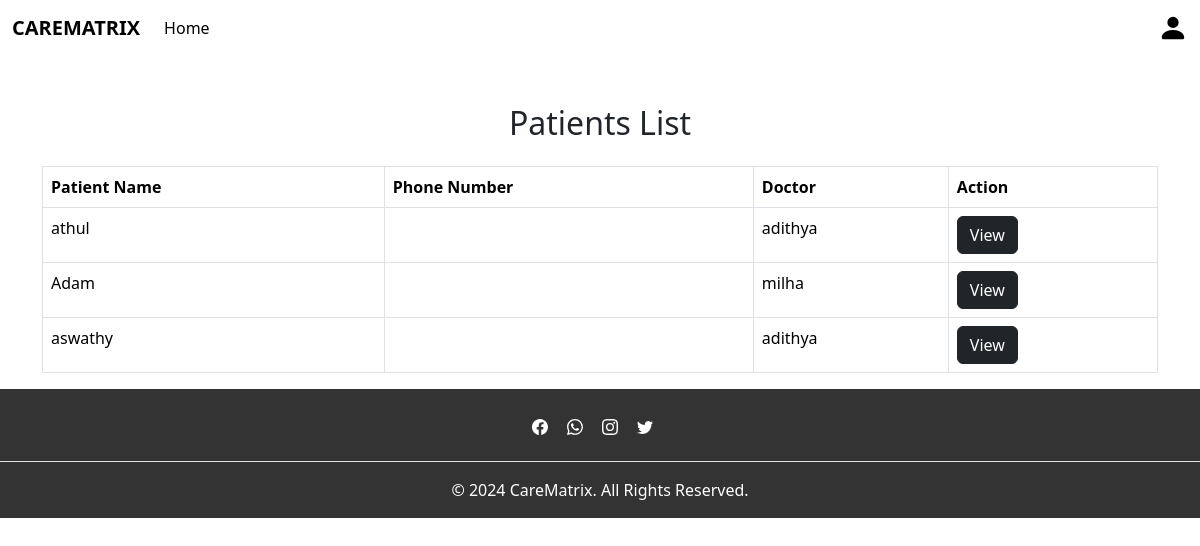
Before: /patients_list with the older database file.
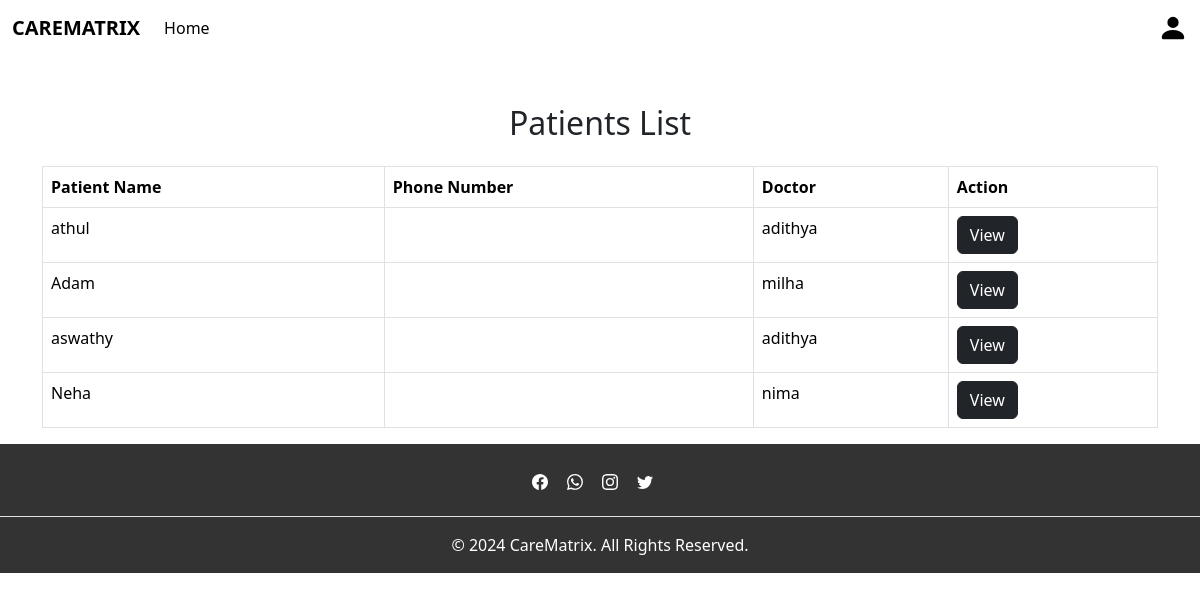
After: the same page with the newer database file.
### app/models.py (models this page shows)
class PatientConsultation(models.Model):
    doctor = models.ForeignKey(CustomUser, on_delete=models.CASCADE, related_name='consultations_as_doctor')
    user_id = models.ForeignKey(CustomUser,on_delete=models.CASCADE, related_name='consultations_as_patient')
    name = models.CharField(max_length=100)
    age = models.IntegerField(validators=[MinValueValidator(0), MaxValueValidator(120)])
    height = models.IntegerField(null=True, validators=[MinValueValidator(0)])
    weight = models.IntegerField(validators=[MinValueValidator(0)])
    state = models.CharField(max_length=100)
    condition = models.TextField()
    medicine = models.TextField()
    created_at = models.DateTimeField(auto_now_add=True)
    def __str__(self):
        return self.name

class CustomUser(AbstractUser):
    Phonenumber=models.IntegerField(null=True,blank=True,unique=True)
    Age=models.IntegerField(null=True,blank=True)
    Address=models.CharField(null=True,blank=True,max_length=100)
    DOB=models.DateField(null=True,blank=True)
    usertype=models.CharField(max_length=200)

### app/views.py (the view)
# urls.py: path('patients_list',views.patients_list,name='patients_list'),
def patients_list(request):
    consultation1 = PatientConsultation.objects.all()
    print(consultation1)
    return render(request, 'admin/patients_list.html', {'consultation': consultation1})

### template/admin/patients_list.html (shortened to what this page needs)
{% extends 'admin/base_admin.html' %}
{% block content %}
<div class="container mt-5">
    <h2 class="text-center mb-4">Patients List</h2>
    <table class="table table-bordered table-hover">
        <thead class="thead-dark">
            <tr>
                <th>Patient Name</th>
                <th>Phone Number</th>
                <th>Doctor</th>
                <th>Action</th>
            </tr>
        </thead>
        <tbody>
            {% for i in consultation %}
            <tr>
                <td>{{ i.name }}</td>
                <td>{{ i.phone }}</td>
                <td>{{ i.doctor.username }}</td>
                <td>
                    <button type="submit" class="btn btn-dark"><a href="{% url 'patient_details' %}">View</a></button>
                </td>
            </tr>
            {% endfor %}
        </tbody>
    </table>
</div>
{% endblock %}

Changed rows visible on the page:
added PatientConsultation: name "Neha", doctor.username "nima"
